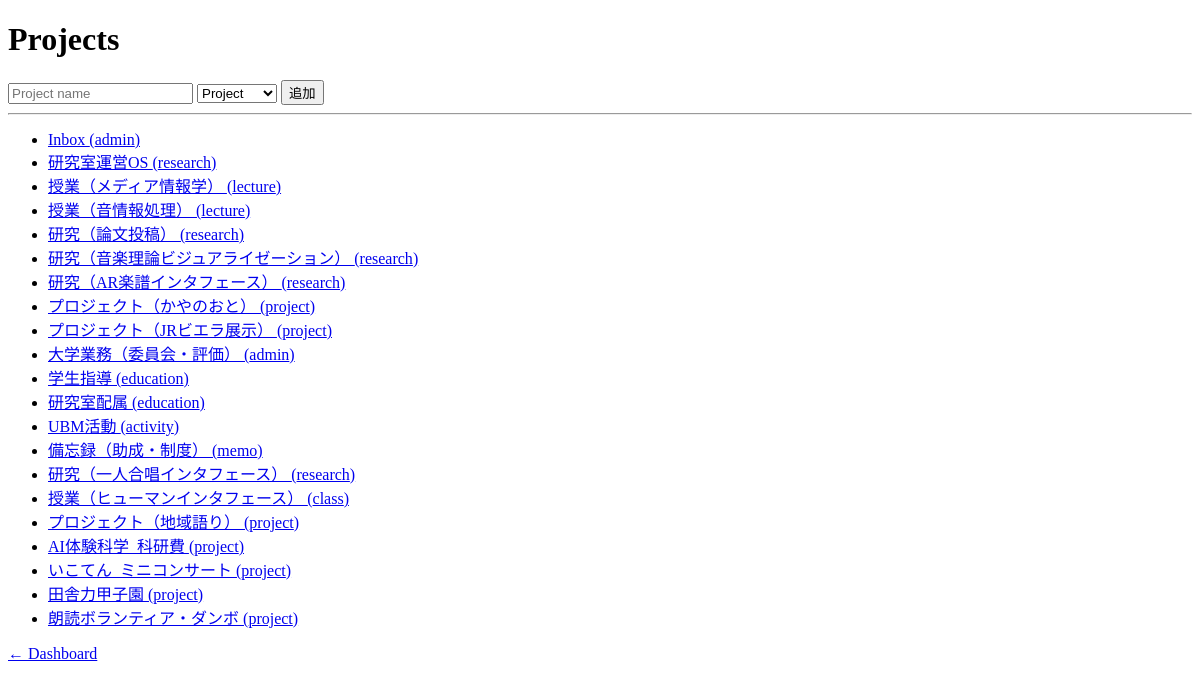
Before: /projects with the older database file.
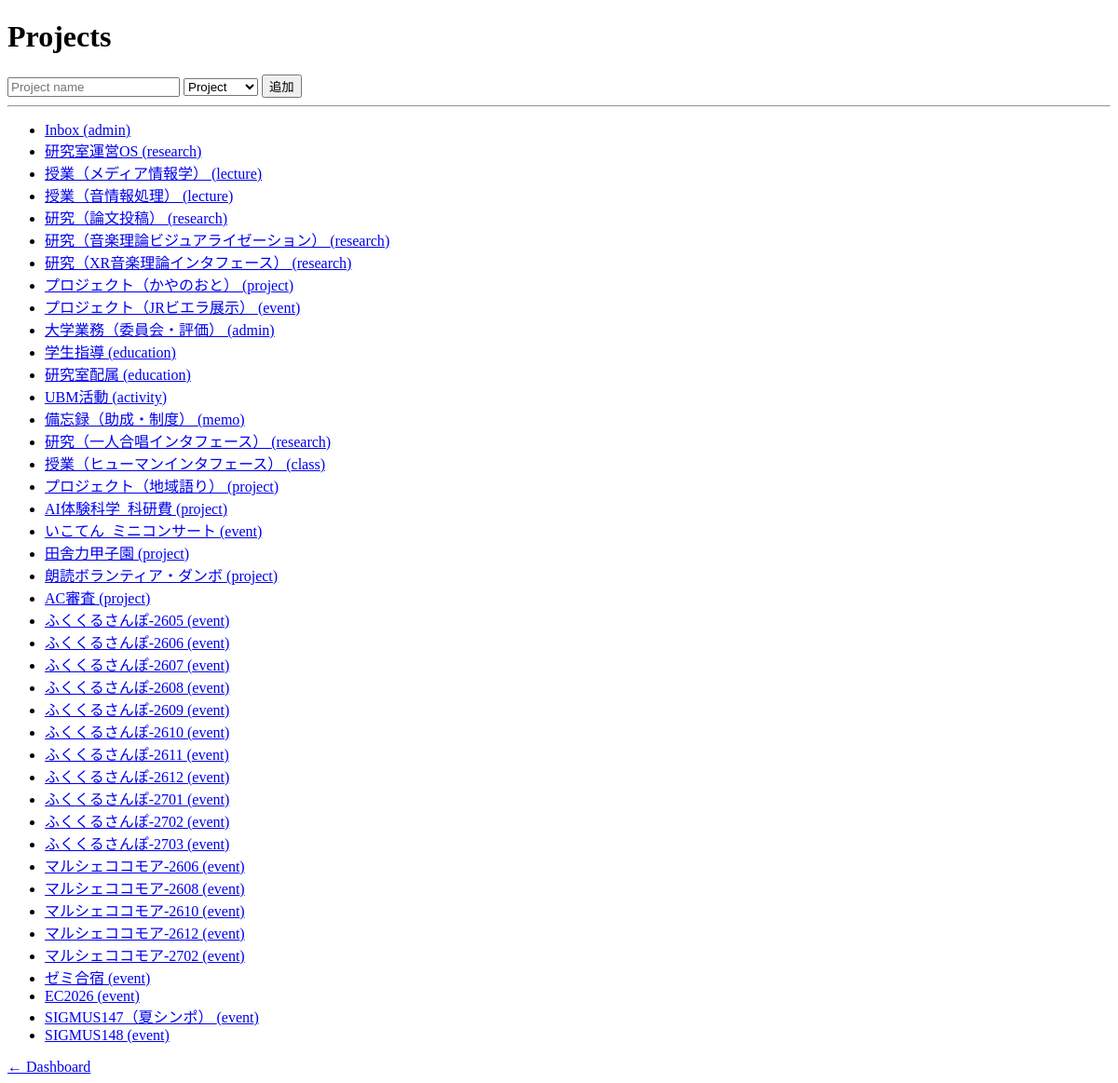
After: the same page with the newer database file.
### tables this page shows
CREATE TABLE projects (
            id INTEGER PRIMARY KEY AUTOINCREMENT,
            name TEXT,
            type TEXT,
            status TEXT
        );

### flask_app.py (the view)
@app.route("/projects")
def projects():
    conn = get_db()
    c = conn.cursor()
    projects = fetch_all_projects(c)
    conn.close()
    return render_template("projects.html", projects=projects)

### db.py (called while the page is built)
def get_db():
    conn = sqlite3.connect(DB_PATH, timeout=5, check_same_thread=False)
    conn.row_factory = sqlite3.Row
    conn.execute("PRAGMA journal_mode=WAL;")
    conn.execute("PRAGMA busy_timeout=5000;")
    return conn

def fetch_all_projects(cursor):
    return cursor.execute("SELECT * FROM projects").fetchall()

### flask_app.py (called while the page is built)
@app.context_processor
def inject_scrapbox_helpers():
    return {
        "scrapbox_page_url": scrapbox_page_url,
        "scrapbox_project_page_url": scrapbox_project_page_url,
        "scrapbox_base_url": f"https://scrapbox.io/{SCRAPBOX_PROJECT}/",
    }

### templates/projects.html (shortened to what this page needs)
<!DOCTYPE html>
<html>
<head>
</head>
<body>
<h1>Projects</h1>
<form action="/add_project" method="post">
    <input name="name" placeholder="Project name">
    <select name="type">
        <option value="project">Project</option>
    </select>
    <button type="submit">追加</button>
</form>
<hr>
<ul>
{% for p in projects %}
    <li>
        <a href="/project/{{ p[0] }}">
            {{ p[1] }} ({{ p[2] }})
        </a>
    </li>
{% endfor %}
</ul>
<a href="/">← Dashboard</a>
</body>
</html>

Changed rows visible on the page:
changed projects: name "研究（AR楽譜インタフェース）" → "研究（XR音楽理論インタフェース）"
changed projects "プロジェクト（JRビエラ展示）": type "project" → "event"
changed projects "いこてん_ミニコンサート": type "project" → "event"
added projects: name "AC審査", type "project"
added projects: name "ふくくるさんぽ-2605", type "event"
added projects: name "ふくくるさんぽ-2606", type "event"
added projects: name "ふくくるさんぽ-2607", type "event"
added projects: name "ふくくるさんぽ-2608", type "event"
added projects: name "ふくくるさんぽ-2609", type "event"
added projects: name "ふくくるさんぽ-2610", type "event"
added projects: name "ふくくるさんぽ-2611", type "event"
added projects: name "ふくくるさんぽ-2612", type "event"
added projects: name "ふくくるさんぽ-2701", type "event"
added projects: name "ふくくるさんぽ-2702", type "event"
added projects: name "ふくくるさんぽ-2703", type "event"
added projects: name "マルシェココモア-2606", type "event"
added projects: name "マルシェココモア-2608", type "event"
added projects: name "マルシェココモア-2610", type "event"
added projects: name "マルシェココモア-2612", type "event"
added projects: name "マルシェココモア-2702", type "event"
added projects: name "ゼミ合宿", type "event"
added projects: name "EC2026", type "event"
added projects: name "SIGMUS147（夏シンポ）", type "event"
added projects: name "SIGMUS148", type "event"
